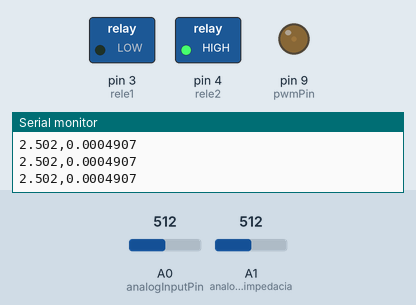
This sketch was run on a simulated Arduino Uno, built with avr-gcc and run on an emulated ATmega328P. On the bench: switched loads named in the sketch (green lamp = pin HIGH), output pins drawn as LEDs (lit = HIGH), the last lines printed to the serial monitor. The test bench sets the inputs (shaded band); at power-on: A1 (analogInputTransimpedacia) = 512, A0 (analogInputPin) = 512. At 1.5 s the program stops and its outputs stay as they are.

Above: at 1.27 s.
1.3 s: A1 (analogInputTransimpedacia) set to 1023
At 2.2 s:
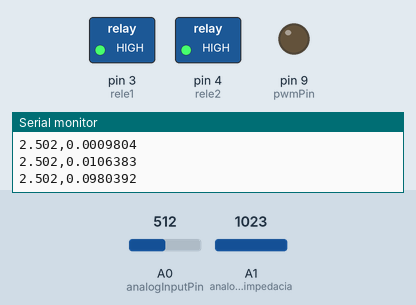
Timing chart, 0 to 3.0 s (numbered marks = the images above; inputs shaded):
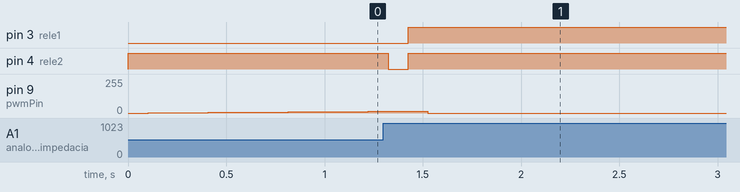

The sketch:

parte3.ino
```cpp
const int pwmPin = 9;               // Pino de saída PWM
const int analogInputTransimpedacia = A1;     // Pino de entrada analógica
const int analogInputPin = A0;      // Pino de entrada analógica

const int rele1 = 3;                // Pino de controle do relé 1
const int rele2 = 4;                // Pino de controle do relé 2

const int pwmMaxValue = 255;        // Valor máximo de PWM
const int delayTime = 100;          // Intervalo entre incrementos (ms)
const int rampSteps = 255;          // Número de passos na rampa

static int currentResistor = 5100;

void setup() {
  pinMode(pwmPin, OUTPUT);
  pinMode(rele1, OUTPUT);
  pinMode(rele2, OUTPUT);


  Serial.begin(9600);                // Inicializa a comunicação serial

  selectResistor(5100);              // Começa com o resistor de menor valor
}

void loop() {
  for (int i = 0; i <= rampSteps; i++) {
    int pwmValue = map(i, 0, rampSteps, 0, pwmMaxValue);
    analogWrite(pwmPin, pwmValue);
    delay(delayTime);

    int analogValue = analogRead(analogInputPin);
    float voltage = analogValue * (5.0 / 1023.0);
    int analogCurrent = analogRead(analogInputTransimpedacia);
    float current = (analogCurrent * (5.0 / 1023.0))/currentResistor;

    Serial.print(voltage, 3);
    Serial.print(",");
    Serial.println(current, 7);

    adjustFeedbackResistor(current*currentResistor);

    if(current>0.028) break;
  }
  analogWrite(pwmPin, 0);
  while (1){}
  delay(1000); // Pausa de 1 segundo no final da rampa
}

// Função para selecionar o resistor de feedback
void selectResistor(int resistance) {

  if (resistance == 51) {
    digitalWrite(rele1, HIGH);
    digitalWrite(rele2, HIGH);
  } else if (resistance == 470) {
    digitalWrite(rele1, LOW);
    digitalWrite(rele2, LOW);
  } else if (resistance == 5100) {
    digitalWrite(rele1, LOW);
    digitalWrite(rele2, HIGH);
  }
}

// Função para ajustar o resistor de feedback com base na tensão medida
void adjustFeedbackResistor(float voltage) {

  if (voltage <= 0.01) {  // Troca para resistor maior ao se aproximar da saturação (0.01V)
    if (currentResistor == 51) {
      selectResistor(470);
      currentResistor = 470;
    } else if (currentResistor == 470) {
      selectResistor(5100);
      currentResistor = 5100;
    }
  } else if (voltage >= 4.9) { // Troca para resistor menor ao se aproximar de 4.9V
    if (currentResistor == 5100) {
      selectResistor(470);
      currentResistor = 470;
    } else if (currentResistor == 470) {
      selectResistor(51);
      currentResistor = 51;
    }
  }
}
```

Measured:
- after the input at 1.3 s, pin 3 (rele1): LOW → HIGH after 0.12 s; pin 4 (rele2): HIGH → LOW at once, → HIGH 0.10 s later
